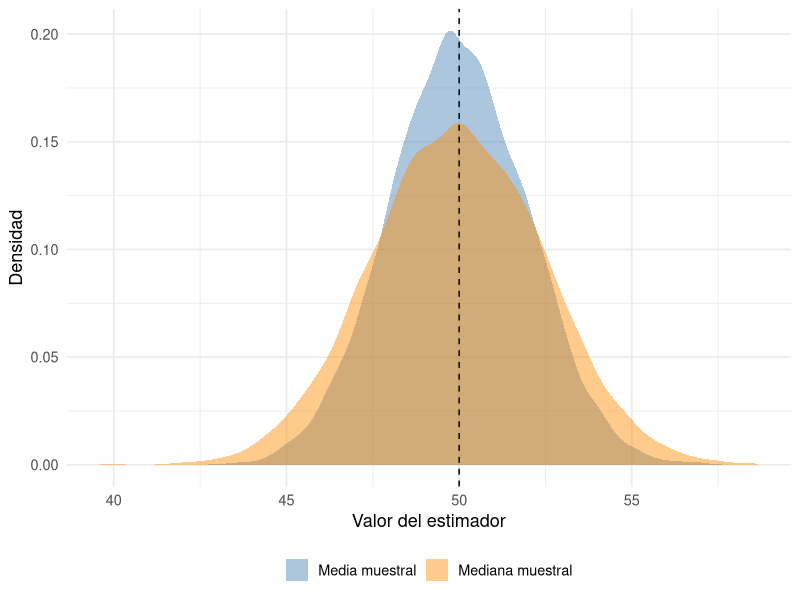
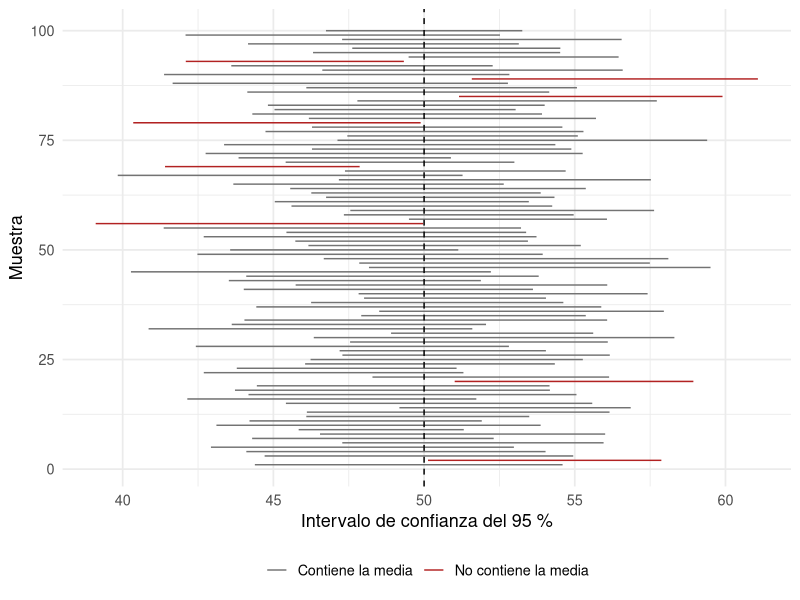
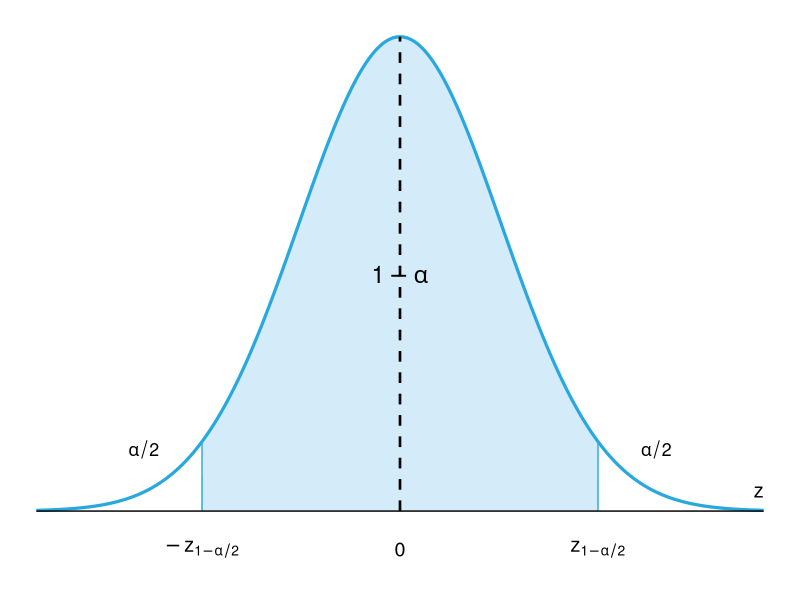
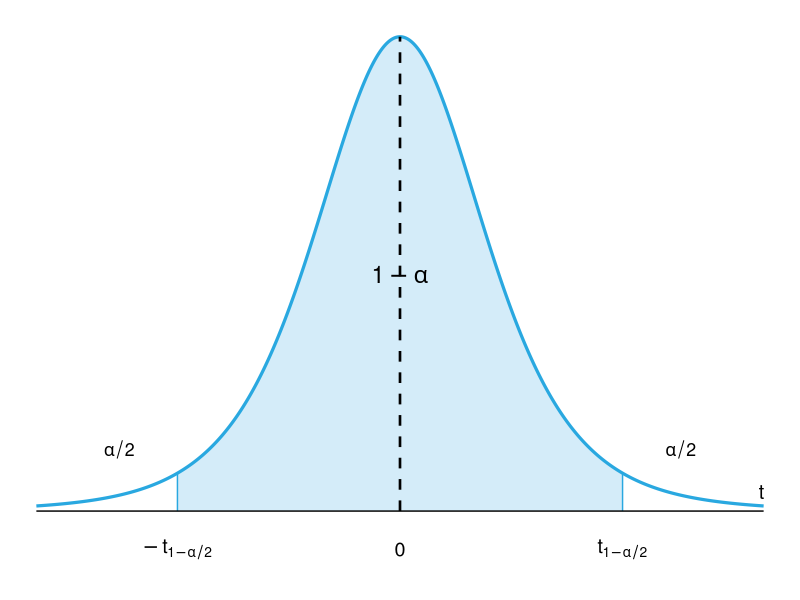
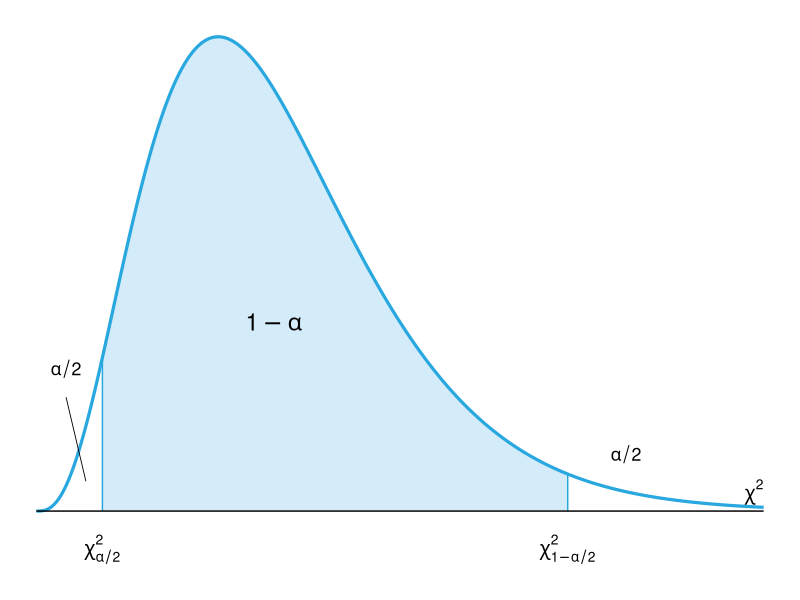
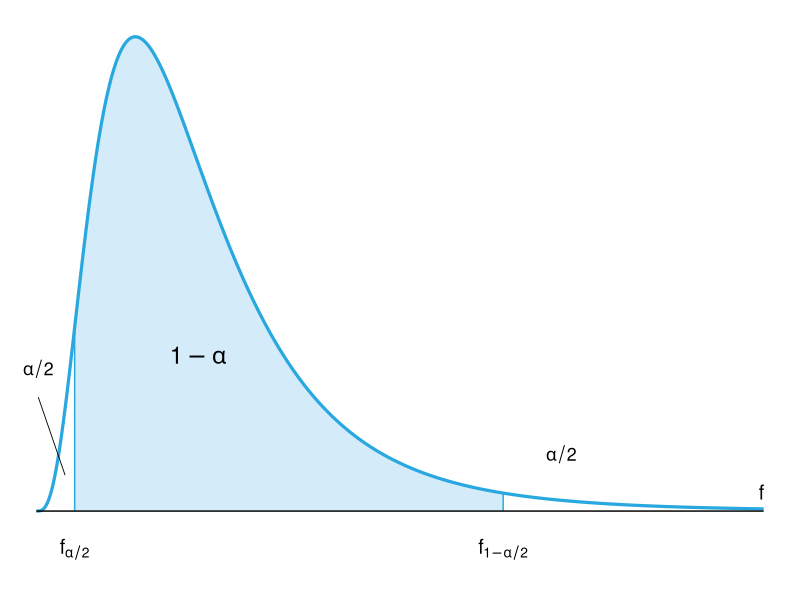

Here is the R script that generated these plots, in order:
## ---- chunk 1
#| label: setup
#| include: false
library(ggplot2)
theme_set(theme_minimal(base_size = 13))

# Dibuja una densidad con el área central 1 - alfa sombreada entre dos cuantiles
grafica_area <- function(f, desde, hasta, li, ls, etq_li, etq_ls, eje,
                         simetrica = FALSE, colas = FALSE) {
  x <- seq(desde, hasta, length.out = 600)
  d <- data.frame(x = x, y = f(x))
  ymax <- max(d$y)
  # Posición de la etiqueta 1 - alfa: centro de gravedad del área sombreada
  dc <- subset(d, x >= li & x <= ls)
  x_c <- if (simetrica) 0 else sum(dc$x * dc$y) / sum(dc$y)
  y_c <- if (simetrica) 0.5 * ymax else 0.45 * f(x_c)
  p <- ggplot(d, aes(x = x, y = y)) +
    geom_area(data = subset(d, x >= li & x <= ls), fill = "#d4ecf9") +
    geom_line(color = "#29a8e0", linewidth = 1.1) +
    annotate("segment", x = li, xend = li, y = 0, yend = f(li), color = "#29a8e0") +
    annotate("segment", x = ls, xend = ls, y = 0, yend = f(ls), color = "#29a8e0") +
    annotate("segment", x = desde, xend = hasta, y = 0, yend = 0) +
    annotate("text", x = x_c, y = y_c, label = "1 - alpha",
             parse = TRUE, size = 6) +
    annotate("text", x = li, y = -0.08 * ymax, label = etq_li, parse = TRUE, size = 5) +
    annotate("text", x = ls, y = -0.08 * ymax, label = etq_ls, parse = TRUE, size = 5) +
    annotate("text", x = hasta, y = 0.04 * ymax, label = eje, parse = TRUE,
             size = 5, hjust = 1) +
    coord_cartesian(ylim = c(-0.13 * ymax, 1.02 * ymax), clip = "off") +
    theme_void()
  if (simetrica) {
    p <- p +
      annotate("segment", x = 0, xend = 0, y = 0, yend = f(0),
               linetype = "dashed", linewidth = 0.9) +
      annotate("text", x = 0, y = -0.08 * ymax, label = "0", size = 5)
  }
  if (colas && simetrica) {
    p <- p +
      annotate("text", x = c(li, ls) + c(-1, 1) * 0.08 * (hasta - desde),
               y = 0.13 * ymax, label = "alpha/2", parse = TRUE, size = 4.5)
  } else if (colas) {
    p <- p +
      annotate("text", x = li - 0.05 * (hasta - desde), y = 0.30 * ymax,
               label = "alpha/2", parse = TRUE, size = 4.5) +
      annotate("segment", x = li - 0.05 * (hasta - desde), xend = 0.75 * li,
               y = 0.24 * ymax, yend = 0.35 * f(0.75 * li), linewidth = 0.3) +
      annotate("text", x = ls + 0.08 * (hasta - desde), y = 0.12 * ymax,
               label = "alpha/2", parse = TRUE, size = 4.5)
  }
  p
}
## ---- chunk 2
#| label: fig-eficiencia
#| fig-cap: "Distribución de la media y de la mediana muestral en 10 000 muestras de tamaño 25 de una población normal con media 50. Ambas son insesgadas, pero la media es más eficiente."
#| echo: false
#| fig-width: 6.5
#| fig-height: 3.6
set.seed(5)
muestras <- replicate(10000, rnorm(25, mean = 50, sd = 10))
estim <- rbind(data.frame(valor = colMeans(muestras), estimador = "Media muestral"),
               data.frame(valor = apply(muestras, 2, median), estimador = "Mediana muestral"))
ggplot(estim, aes(x = valor, fill = estimador)) +
  geom_density(alpha = 0.45, color = NA) +
  geom_vline(xintercept = 50, linetype = "dashed") +
  scale_fill_manual(values = c("steelblue", "darkorange")) +
  labs(x = "Valor del estimador", y = "Densidad", fill = NULL) +
  theme(legend.position = "bottom")
## ---- chunk 3
#| label: sim-ic
#| include: false
set.seed(2027)
n_ic <- 20; mu_ic <- 50; sigma_ic <- 10
ics <- t(replicate(100, {
  x <- rnorm(n_ic, mu_ic, sigma_ic)
  m <- mean(x); e <- qt(0.975, n_ic - 1) * sd(x) / sqrt(n_ic)
  c(m - e, m + e)
}))
ics <- data.frame(muestra = 1:100, inf = ics[, 1], sup = ics[, 2])
n_fallan <- sum(ics$inf > mu_ic | ics$sup < mu_ic)
## ---- chunk 4
#| label: fig-ic-simulados
#| fig-cap: "Intervalos de confianza del 95 % para la media, calculados con 100 muestras simuladas de tamaño 20 de una población con media 50 (línea vertical). En rojo, los intervalos que no contienen el valor verdadero."
#| echo: false
#| fig-width: 6.5
#| fig-height: 6
ics$contiene <- ifelse(ics$inf < mu_ic & ics$sup > mu_ic, "Contiene la media", "No contiene la media")
ggplot(ics, aes(y = muestra, xmin = inf, xmax = sup, color = contiene)) +
  geom_linerange() +
  geom_vline(xintercept = mu_ic, linetype = "dashed") +
  scale_color_manual(values = c("grey45", "firebrick")) +
  labs(x = "Intervalo de confianza del 95 %", y = "Muestra", color = NULL) +
  theme(legend.position = "bottom")
## ---- chunk 5
#| label: fig-area-z
#| fig-cap: "Área central $1 - \\alpha$ bajo la normal estándar, entre los cuantiles $-z_{1-\\alpha/2}$ y $z_{1-\\alpha/2}$, con un área $\\alpha/2$ en cada cola."
#| echo: false
#| fig-width: 6.5
#| fig-height: 3.2
grafica_area(dnorm, -3.6, 3.6, qnorm(0.025), qnorm(0.975),
             "-z[1 - alpha/2]", "z[1 - alpha/2]", "z", simetrica = TRUE, colas = TRUE)
## ---- chunk 6
#| label: fig-area-t
#| fig-cap: "Área central $1 - \\alpha$ bajo la distribución t, entre los cuantiles $-t_{1-\\alpha/2}$ y $t_{1-\\alpha/2}$."
#| echo: false
#| fig-width: 6.5
#| fig-height: 3.2
grafica_area(function(x) dt(x, df = 5), -4.2, 4.2, qt(0.025, 5), qt(0.975, 5),
             "-t[1 - alpha/2]", "t[1 - alpha/2]", "t", simetrica = TRUE, colas = TRUE)
## ---- chunk 7
#| label: r-ic-media
mochilas <- c(3.2, 4.1, 5.5, 3.8, 4.9, 6.2, 3.5, 5.1, 4.4, 3.9,
              5.7, 6.5, 3.3, 4.7, 5.3, 4.0, 3.6, 4.8, 5.9, 6.1)
t.test(mochilas, conf.level = 0.95)$conf.int

# El intervalo con varianza conocida se calcula con la fórmula
consumo <- c(12.5, 11.8, 13.2, 12.7, 14.0, 11.5, 13.5, 12.3, 11.9, 12.9,
             13.1, 11.7, 12.8, 14.2, 11.6, 13.0, 13.4, 12.0, 11.8, 12.6,
             13.3, 12.1, 11.9, 13.6, 12.4)
mean(consumo) + c(-1, 1) * qnorm(0.975) * 1.2 / sqrt(length(consumo))
## ---- chunk 8
#| label: r-ic-proporcion
p_gorro <- 200 / 500
p_gorro + c(-1, 1) * qnorm(0.975) * sqrt(p_gorro * (1 - p_gorro) / 500)  # Wald
prop.test(200, 500, conf.level = 0.95)$conf.int                          # Wilson
## ---- chunk 9
#| label: fig-area-chi
#| fig-cap: "Cuantiles de la distribución chi-cuadrado que dejan un área $\\alpha/2$ en cada cola."
#| echo: false
#| fig-width: 6.5
#| fig-height: 3.2
grafica_area(function(x) dchisq(x, df = 8), 0, 24, qchisq(0.025, 8), qchisq(0.975, 8),
             "chi[alpha/2]^2", "chi[1 - alpha/2]^2", "chi^2", colas = TRUE)
## ---- chunk 10
#| label: r-ic-varianza
cojinetes <- c(3.01, 3.05, 2.99, 2.99, 3.00, 3.02, 2.98, 2.99, 2.97, 2.97, 3.02, 3.01)
n <- length(cojinetes); s2 <- var(cojinetes); alfa <- 0.01
ic_var <- (n - 1) * s2 / qchisq(c(1 - alfa / 2, alfa / 2), df = n - 1)
ic_var           # intervalo para la varianza
sqrt(ic_var)     # intervalo para la desviación estándar
## ---- chunk 11
#| label: fig-area-f
#| fig-cap: "Cuantiles de la distribución F que dejan un área $\\alpha/2$ en cada cola."
#| echo: false
#| fig-width: 6.5
#| fig-height: 3.2
grafica_area(function(x) df(x, 9, 14), 0, 5, qf(0.025, 9, 14), qf(0.975, 9, 14),
             "f[alpha/2]", "f[1 - alpha/2]", "f", colas = TRUE)
## ---- chunk 12
#| label: r-ic-dos-medias
llantas_A <- c(42.3, 41.8, 43.1, 42.7, 41.5, 43.0, 42.6, 42.9, 41.9, 42.4,
               43.2, 42.8, 41.7, 42.5, 42.0, 41.6, 42.3, 42.1, 43.3, 42.2,
               41.4, 42.7, 42.9, 41.8, 42.6, 42.0, 42.5, 41.9, 42.4, 42.3)
llantas_B <- c(45.0, 44.8, 45.3, 45.7, 44.9, 45.2, 45.6, 45.1, 44.7, 45.4,
               45.8, 44.6, 45.9, 45.5, 44.5, 45.0, 44.9, 45.3, 44.8, 45.6,
               45.7, 44.6, 45.2, 45.1, 44.9)
# Caso 1: varianzas conocidas (con la fórmula)
dif <- mean(llantas_A) - mean(llantas_B)
dif + c(-1, 1) * qnorm(0.975) * sqrt(4 / 30 + 5.2 / 25)

sueldos_A <- c(4500, 4700, 4200, 4800, 5100, 4600, 5000, 4900, 5200, 4300,
               4800, 4700, 4400, 4950, 5050)
sueldos_B <- c(4000, 4100, 3950, 4200, 4350, 4500, 4250, 4400, 4150, 4300,
               4050, 4450)
# Caso 2: varianzas iguales
t.test(sueldos_A, sueldos_B, var.equal = TRUE)$conf.int
# Caso 3: varianzas diferentes (Welch, la opción por defecto)
t.test(sueldos_A, sueldos_B)$conf.int
## ---- chunk 13
#| label: r-ic-pareadas-proporciones-varianzas
# Muestras pareadas
super_A <- c(5.2, 3.8, 12.5, 7.9, 2.4, 9.6, 4.3, 6.8)
super_B <- c(5.6, 4.1, 13.2, 8.1, 2.5, 10.4, 4.4, 7.3)
t.test(super_B, super_A, paired = TRUE)$conf.int

# Diferencia de proporciones (fórmula y prop.test)
p1 <- 190 / 400; p2 <- 300 / 800
(p1 - p2) + c(-1, 1) * qnorm(0.99) * sqrt(p1 * (1 - p1) / 400 + p2 * (1 - p2) / 800)
prop.test(c(190, 300), c(400, 800), conf.level = 0.98, correct = FALSE)$conf.int

# Cociente de varianzas
grupo1 <- c(48, 52, 50, 49, 47, 55, 53, 51, 50, 49)
grupo2 <- c(57, 55, 56, 58, 54, 59, 57, 56, 55, 60, 58, 59, 57, 55, 56)
var.test(grupo1, grupo2, conf.level = 0.95)$conf.int
